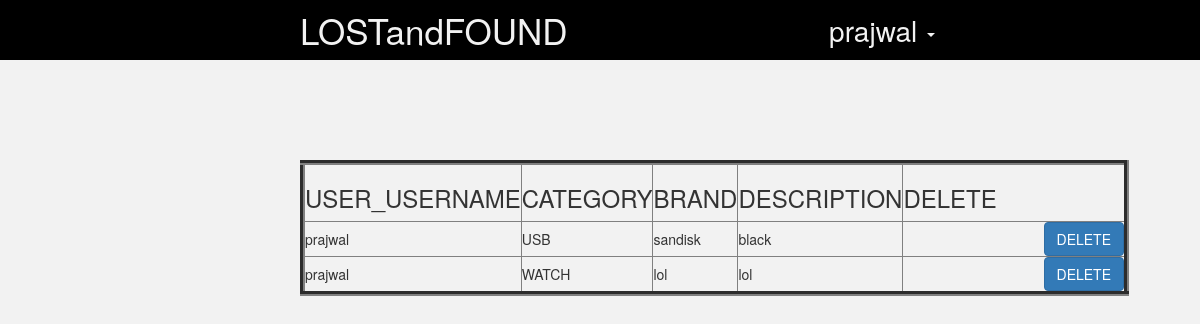
/ilost (signed in), run on the app's committed database.
### app/user/models.py (models this page shows, shortened)
class User(db.Model):
	__tablename__='login'
	name=db.Column(db.String(80),nullable=False)
	password=db.Column(db.String,nullable=False)
	email=db.Column(db.String,nullable=False,unique=True)
	username=db.Column(db.String,unique=True,primary_key=True)
	country=db.Column(db.String(120),nullable=False)
	dob=db.Column(db.String(120),nullable=False)
	gender=db.Column(db.String(120),nullable=True)
	mobile=db.Column(db.Integer,nullable=False)

### app/lost/models.py (models this page shows, shortened)
class Lost(db.Model):
	__tabelname__ = 'lost'
	id = db.Column(db.Integer,primary_key=True,autoincrement=True)
	category = db.Column(db.String(400))
	brand = db.Column(db.String(400))
	discription = db.Column(db.String(1000))
	user_username = db.Column(db.String(100),db.ForeignKey('login.username'))

### app/lost/controllers.py (the view)
@mod_lost.route('/ilost', methods=['POST','GET'])
def f():
	user = User.query.filter(User.username==session['user_name']).first()
	tem = Lost.query.filter(Lost.user_username==user.username).all()
	if len(tem)==0:
		return render_template('dashboard.html',user=user)
	else:
		return render_template('haha.html',user=user,tem=tem)

### app/templates/haha.html (shortened to what this page needs)
	<!DOCTYPE html>
<html>
<head>
        <link rel="stylesheet" href="https://maxcdn.bootstrapcdn.com/bootstrap/3.3.7/css/bootstrap.min.css">
        <link rel= "stylesheet" type= "text/css" href="{{ url_for('static', filename='styles/dashboard.css')}}">
</head>
<body>
        <div class="title" style="height:60px; width:100%; background-color:#000; margin-left:0px; margin-top:0px; float:left; position:relative;">
	   <span id="name" style="margin-left:300px; top:5px; font-size:250%; color:#f2f2f2; position:relative;">
                LOSTandFOUND
           </span>
	   <ul class="nav pull-right">
		<li class="dropdown">
			<a href="#" class="dropdown-toggle" data-toggle="dropdown">{{ user.username }}
				<b class="caret"></b>
			</a>
		</li>
	   </ul>
	</div>
	<div class="center_container">
	    <div id="left_sidebar">
		<div id="view_links">
			<br />
			<br />
			<br />
			<br />
	  <center>
      <table border="5">
         <thead>
            <tr>
               <th><h3>USER_USERNAME</h3></th>
               <th><h3>CATEGORY</h3></th>
               <th><h3>BRAND</h3></th>
               <th><h3>DESCRIPTION</h3></th>
           		<th><h3>DELETE </h3></th>
            </tr>
         </thead>
         <tbody>
            {% for i in tem %}
               <tr>
                  <td>{{ i.user_username }}</td>
                  <td>{{ i.category }}</td>
                  <td>{{ i.brand }}</td>
                  <td>{{ i.discription }}&nbsp;&nbsp;&nbsp;&nbsp;&nbsp;&nbsp;&nbsp;&nbsp;&nbsp;&nbsp;</td>
    		<form action="http://127.0.0.1:5000/debug" method="POST">
                  <td>&nbsp;&nbsp;&nbsp;&nbsp;&nbsp;&nbsp;&nbsp;&nbsp;&nbsp;&nbsp;&nbsp;&nbsp;&nbsp;&nbsp;&nbsp;&nbsp;&nbsp;&nbsp;&nbsp;&nbsp;&nbsp;&nbsp;&nbsp;&nbsp;&nbsp;&nbsp;&nbsp;&nbsp;&nbsp;&nbsp;&nbsp;&nbsp;&nbsp;&nbsp;&nbsp;
  <button type="submit" name="yolo"  value="{{i.id}}" onclick="defi()" class="btn btn-primary">DELETE</button>
  </td>
</form>
  </tr>
            {% endfor %}
                </tbody>
      </table>
      </center>
			<br />
			<br />
			<br />
			<br />
</body>
</html>

### app/static/styles/dashboard.css (style rules this page uses)
.pull-right { float:right; }
.dropdown-toggle { color:#f2f2f2; font-size:200%; }
.nav { margin-right: 250px; height: 60px; }
.dropdown { height: 60px; }
.center_container { float:left; height:890px; margin-top:20px; margin-left:300px; }
#left_sidebar { float:left; margin-left:0; height:100%; padding-right:20px; }
#view_links { margin-left:0; padding-right:10px; }

### app/templates/haha.html (style rules this page uses)
body { margin:0px 0px;padding:0px 0px; background-color:#f2f2f2; }

### data on the page
User: username "prajwal"
Lost: user_username "prajwal", category "USB", brand "sandisk", discription "black", {{ i.id }} 1 (drawn)
Lost: user_username "prajwal", category "WATCH", brand "lol", discription "lol", {{ i.id }} 3 (drawn)
